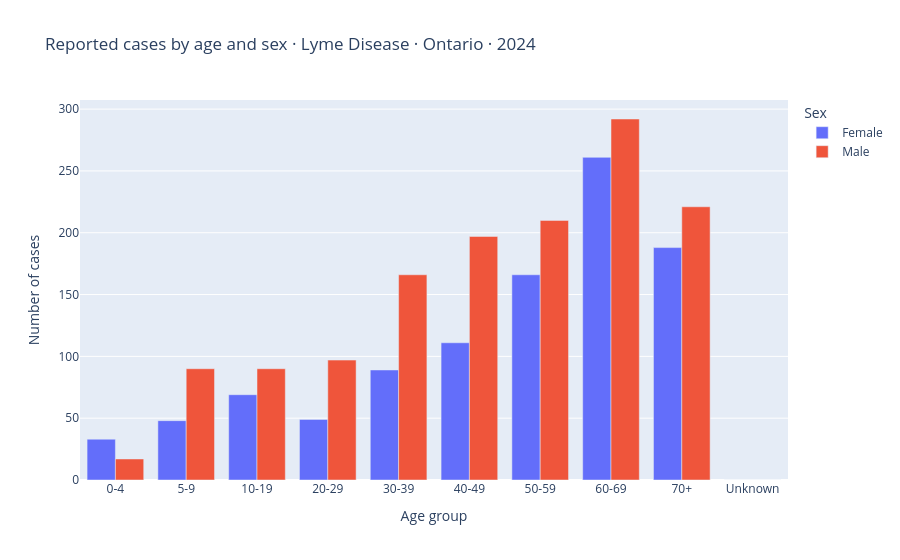

The notebook cell this image was saved under:
### Markdown cell above
## 07 | Age and sex: descriptive distributions only

Age bands can differ by disease. Counts below are **not age-standardized** and do not imply comparative individual risk. Avoid aggregating overlapping age bands or mixing Ontario totals with local PHU strata.

### Code cell
demo = age_sex.loc[
    age_sex["Public health unit"].eq("Ontario")
    & age_sex["Disease"].eq(DISEASE)
    & age_sex["Year"].eq(END_YEAR)
    & age_sex["Sex"].isin(["Female", "Male"]),
    ["Age group", "Sex", "Number of cases"]
].dropna(subset=["Age group", "Number of cases"])
if demo.empty:
    print("No Ontario age/sex rows for selected disease and end year.")
else:
    demo_plot = demo.groupby(["Age group", "Sex"], as_index=False)["Number of cases"].sum()
    display(demo_plot.head(15))
    fig = px.bar(demo_plot, x="Age group", y="Number of cases", color="Sex", barmode="group",
                 title=f"Reported cases by age and sex · {DISEASE} · Ontario · {END_YEAR}")
    age_order = ["0-4", "5-9", "10-19", "20-29", "30-39",
                 "40-49", "50-59", "60-69", "70+", "Unknown"]
    fig.update_xaxes(categoryorder="array", categoryarray=age_order)
    fig.show()

### Figure 1 — Plotly figure (JSON) as saved in the notebook; plotly's stock layout.template omitted (floating-point values rounded to 4 significant figures)
{"data": [{"alignmentgroup": "True", "hovertemplate": "Sex=Female<br>Age group=%{x}<br>Number of cases=%{y}<extra></extra>", "legendgroup": "Female", "marker": {"color": "#636efa", "pattern": {"shape": ""}}, "name": "Female", "offsetgroup": "Female", "orientation": "v", "showlegend": true, "textposition": "auto", "type": "bar", "x": ["0-4", "10-19", "20-29", "30-39", "40-49", "5-9", "50-59", "60-69", "70+", "Unknown"], "xaxis": "x", "y": [33, 69, 49, 89, 111, 48, 166, 261, 188, 0], "yaxis": "y"}, {"alignmentgroup": "True", "hovertemplate": "Sex=Male<br>Age group=%{x}<br>Number of cases=%{y}<extra></extra>", "legendgroup": "Male", "marker": {"color": "#EF553B", "pattern": {"shape": ""}}, "name": "Male", "offsetgroup": "Male", "orientation": "v", "showlegend": true, "textposition": "auto", "type": "bar", "x": ["0-4", "10-19", "20-29", "30-39", "40-49", "5-9", "50-59", "60-69", "70+", "Unknown"], "xaxis": "x", "y": [17, 90, 97, 166, 197, 90, 210, 292, 221, 0], "yaxis": "y"}], "layout": {"barmode": "group", "legend": {"title": {"text": "Sex"}, "tracegroupgap": 0}, "title": {"text": "Reported cases by age and sex · Lyme Disease · Ontario · 2024"}, "xaxis": {"anchor": "y", "categoryarray": ["0-4", "5-9", "10-19", "20-29", "30-39", "40-49", "50-59", "60-69", "70+", "Unknown"], "categoryorder": "array", "domain": [0, 1], "title": {"text": "Age group"}}, "yaxis": {"anchor": "x", "domain": [0, 1], "title": {"text": "Number of cases"}}}}
